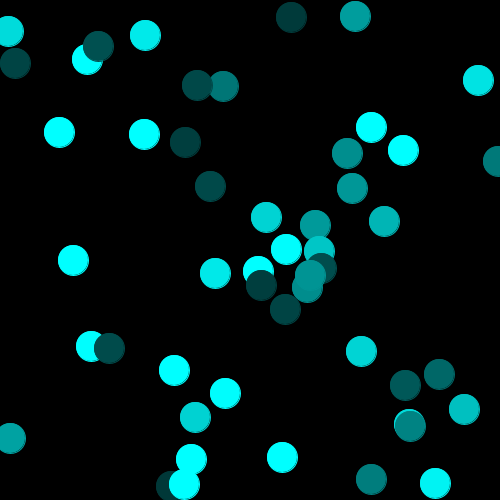
Frame 1 (no input)
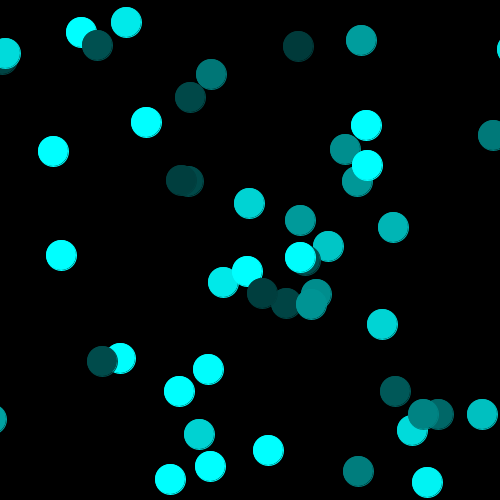
Frame 60 (the mouse pressed at the canvas centre just before this capture)
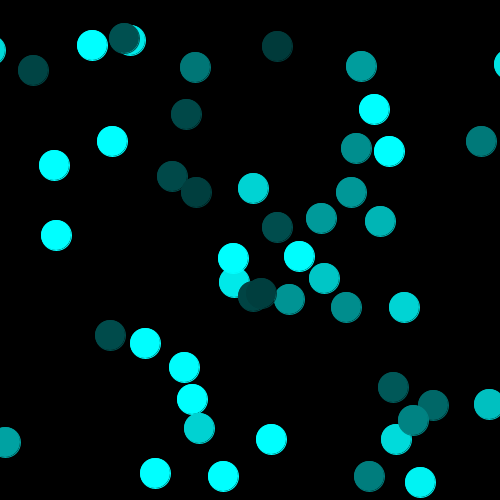
Frame 120 (the mouse held since frame 60 and released just before this capture)

The Processing sketch that drew these frames (run headless with seeded random() and noise(); from frame 60 on, the mouse is pressed at the canvas centre):

// Processing sketch: Chemotaxis
// ── Chemotaxis.pde
Bacteria[] Bac;//declare bacteria variables here 


void setup() {
   size(500,500);
   background(0);
 	//initialize bacteria variables here   
  Bac = new Bacteria[50];
  for(int i = 0; i < Bac.length; i++){
    int x = (int)(width*Math.random());
    int y = (int)(height*Math.random());
    int b = (int)(255*Math.random()+55);
    Bac[i] = new Bacteria(x,y,b);
  }
 }   
 
 
void draw() {    
 	//move and show the bacteria  
  background(0);
  for(int i = 0; i < Bac.length; i++){
    Bac[i].show(); 
    Bac[i].move();
  }
  
 }  
 
 
class Bacteria {     
 	//lots of java!  
  int x_pos, y_pos;
  int bacColor;
  
  //constructor:
  Bacteria(int x, int y, int b){
    x_pos = x;
    y_pos = y;
    bacColor = b;        
  }
  
  void move(){
     x_pos = x_pos + (int)(8*Math.random()-4);
     y_pos = y_pos + (int)(8*Math.random()-4);
    
  }
  
  void show(){
    pushMatrix();
    translate(x_pos, y_pos);
    stroke(0, bacColor, bacColor);
    fill(0, bacColor, bacColor);
    ellipse(0, 0, 30, 30);
    popMatrix();
  }

}    
